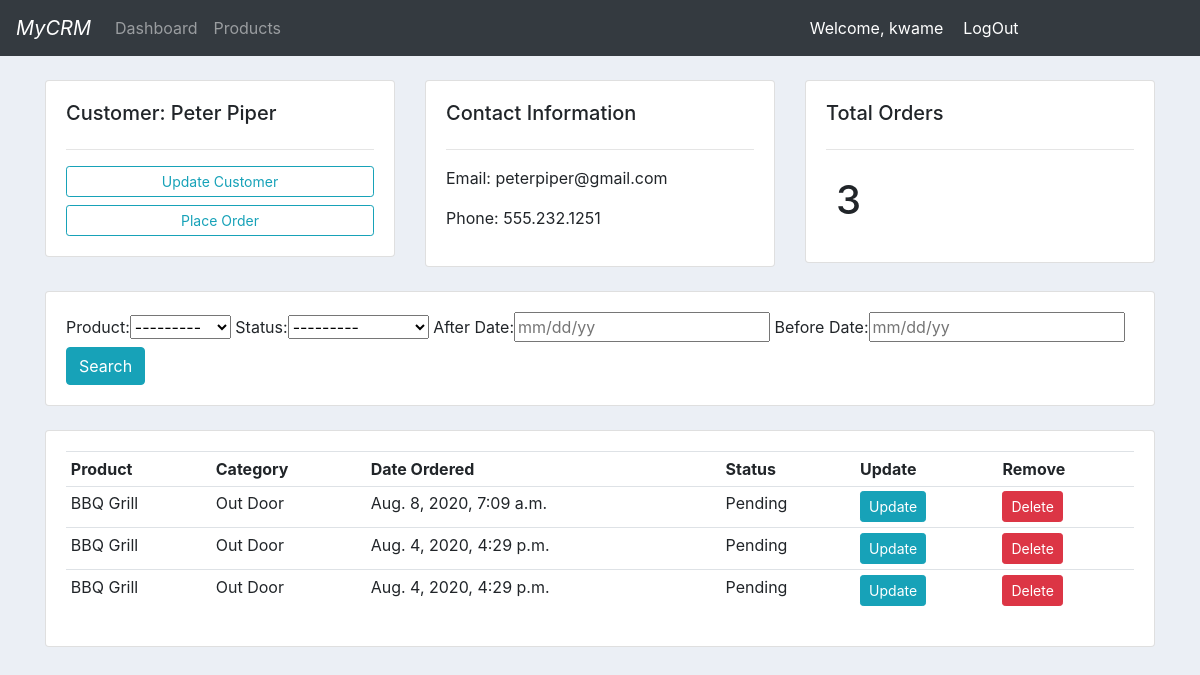
Page /customer/1 (signed in) on the committed database.
### accounts/models.py (models this page shows, shortened)
class Customer(models.Model):
	user = models.OneToOneField(User, null=True, blank=True, on_delete=models.CASCADE)
	name = models.CharField(max_length=200, null=True)
	phone = models.CharField(max_length=20, null=True)
	email = models.CharField(max_length=200, null=True)
	profile_pic = models.ImageField(default="benz.jpg", null=True, blank=True)
	date_created = models.DateTimeField(auto_now_add=True, null=True)

class Order(models.Model):
	STATUS = (
		('Pending', 'Pending'),
		('Out for Delivery', 'Out for Delivery'),
		('Delivered', 'Delivered')
	)
	customer = models.ForeignKey(Customer, null=True, on_delete=models.SET_NULL)
	product =  models.ForeignKey(Product, null=True, on_delete=models.SET_NULL)
	date_created = models.DateTimeField(auto_now_add=True, null=True)
	status = models.CharField(max_length=200, null=True, choices=STATUS)
	class Meta:
		ordering = ['-date_created']

class Product(models.Model):
	CATEGORY = (
		('Indoor', 'Indoor'),
		('Out Door', 'Out Door'),
	)
	name = models.CharField(max_length=200, null=True)
	price = models.FloatField(null=True)
	category = models.CharField(max_length=200, null=True, choices=CATEGORY)
	description = models.CharField(max_length=200, null=True, blank=True)
	date_created = models.DateTimeField(auto_now_add=True, null=True)
	tag = models.ManyToManyField(Tag)
	def __str__(self):
		return self.name

### accounts/decorators.py (the view)
		def wrapper_func(request, *args, **kwargs):
			group = None
			if request.user.groups.exists():
				group = request.user.groups.all()[0].name
			if group in allowed_roles:
				return view_func(request, *args, **kwargs)
			else:
				return HttpResponse('<p>You are not authorized to view this page</p>')

### accounts/views.py (called while the page is built)
@login_required(login_url='accounts:login')
@allowed_users(allowed_roles=['admin'])
def customer(request, pk):
	customer = Customer.objects.get(id=pk)
	orders = customer.order_set.all()
	order_count = orders.count()
	my_filter = OrderFilter(request.GET, queryset=orders)
	orders = my_filter.qs
	context = {
		'customer':customer,
		'orders': orders,
		'order_count': order_count,
		'my_filter':my_filter
	}
	return render(request, 'accounts/customer.html', context)

### accounts/templates/accounts/customer.html (shortened to what this page needs)
{% extends 'accounts/main.html' %}
{% block content %}
	<br>
	<div class="row">
		<div class="col-md">
			<div class="card card-body">
				<h5>Customer: {{customer.name}}</h5>
				<hr>
				<a class="btn btn-outline-info btn-sm btn-block" href="">Update Customer</a>
				<a class="btn btn-outline-info btn-sm btn-block" href="{% url 'accounts:create_order' customer.id %}">Place Order</a>
			</div>
		</div>
		<div class="col-md">
			<div class="card card-body">
				<h5>Contact Information</h5>
				<hr>
				<p>Email: {{customer.email}}</p>
				<p>Phone: {{customer.phone}}</p>
			</div>
		</div>
		<div class="col-md">
			<div class="card card-body">
				<h5>Total Orders</h5>
				<hr>
				<h1 style='text-align: cener; padding: 10px'>{{order_count}}</h1>
			</div>
		</div>
	</div><br>
	<div class="row">
		<div class="col">
			<div class="card card-body">
				<form method='get'>
					{{my_filter.form}}
					<button class="btn btn-info" type="submit">Search</button>
				</form>
			</div>
		</div>
	</div><br>
	<div class="row">
		<div class="col">
			<div class="card card-body">
				<table class="table table-sm">
					<tr>
						<th>Product</th>
						<th>Category</th>
						<th>Date Ordered</th>
						<th>Status</th>
						<th>Update</th>
						<th>Remove</th>
					</tr>
					{% for order in orders %}
						<tr>
							<td>{{order.product.name}}</td>
							<td>{{order.product.category}}</td>
							<td>{{order.date_created}}</td>
							<td>{{order.status}}</td>
							<td><a class="btn btn-info btn-sm" href="{% url 'accounts:update_order' order.id %}">Update</a></td>
							<td><a class="btn btn-danger btn-sm" href="{% url 'accounts:delete_order' order.id %}">Delete</a></td>
						</tr>
					{% endfor %}
				</table>
			</div>
		</div>
	</div>
{% endblock %}

### accounts/templates/accounts/navbar.html (shortened to what this page needs)
<nav class="navbar navbar-expand-lg navbar-dark bg-dark">
  <a class="navbar-brand" href="{% url 'accounts:home' %}" style="font-style: italic">MyCRM</a>
  <div class="collapse navbar-collapse" id="navbarNav">
    <ul class="navbar-nav">
      {% if request.user.is_staff %}
      <li class="nav-item">
        <a class="nav-link" href="{% url 'accounts:home' % }">Dashboard</a>
      </li>
      <li class="nav-item">
        <a class="nav-link" href="{% url 'accounts:products' %}">Products</a>
      </li>
      {% else %}
      <li class="nav-item">
        <a class="nav-link" href="{% url 'accounts:account' %}">Settings</a>
      </li>
      {% endif %}
    </ul>
  </div>
  <div class="collapse navbar-collapse col-md-4 pull-right" id="navbarNav">
    <span class="navbar-nav pull-left" style="font-size:16px; color:#fff; margin-right:20px; ">Welcome, {{request.user}}</span>
    <span class="navbar-nav pull-right" style="margin-right:20px"><a style="font-size:16px; color:#fff" href="{% url 'accounts:logout' %}">LogOut</a></span>
  </div>
</nav>

### static/css/main.css (style rules this page uses)
body { background-color: #ebeff5; }

### rows in the picture
Customer: name "Peter Piper", email "peterpiper@gmail.com", phone "555.232.1251"
Order: product.name "BBQ Grill", product.category "Out Door", date_created "Aug. 8, 2020, 7:09 a.m.", status "Pending"
Order: product.name "BBQ Grill", product.category "Out Door", date_created "Aug. 4, 2020, 4:29 p.m.", status "Pending"
Order: product.name "BBQ Grill", product.category "Out Door", date_created "Aug. 4, 2020, 4:29 p.m.", status "Pending"

### other values in the picture
{{ request.user }} "kwame"
{{ order_count }} "3"
